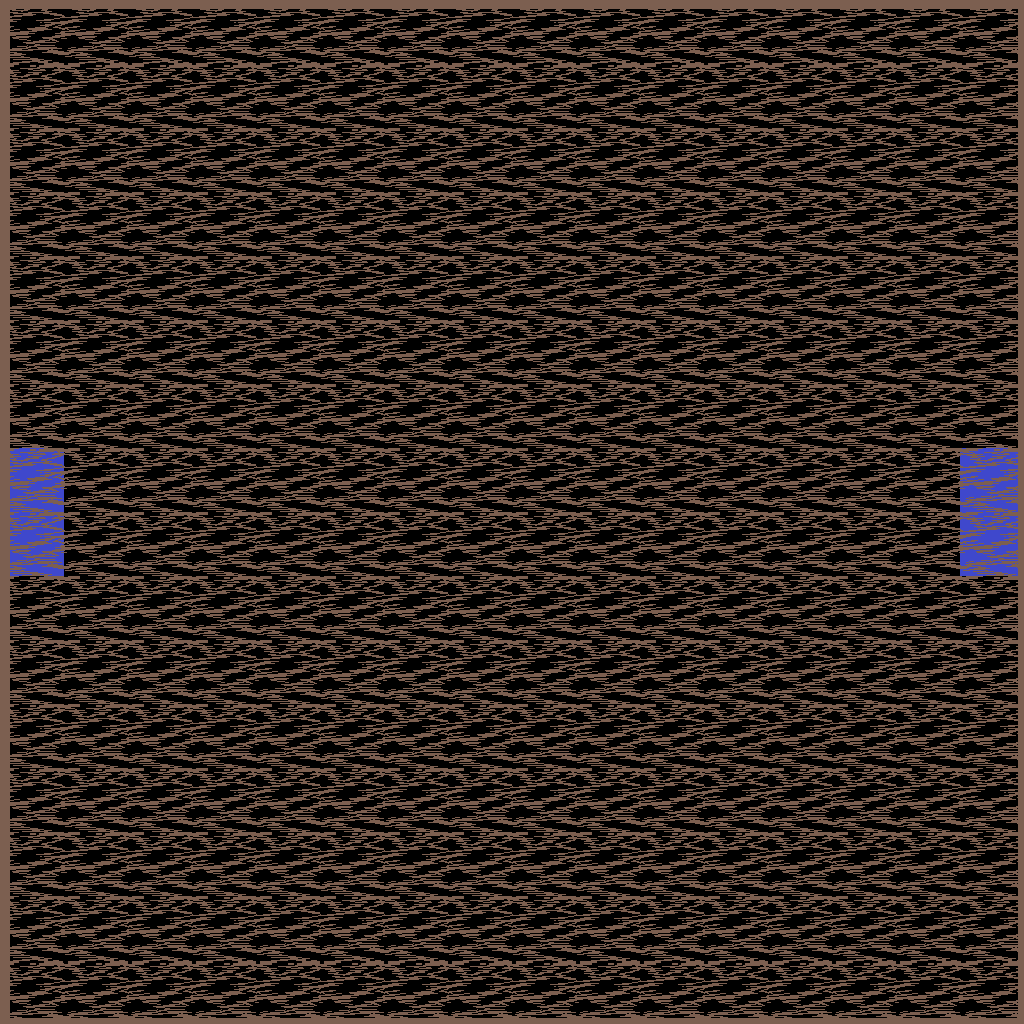

Tiled map render using the project's own tile images. Description and the map definition, with tile-layer contents summarised, below:
An orthogonal 16x16 tile map with 64x64 px tiles, 2 tile layers (Ground, Walls), 2 tilesets and 17 objects (2x NORTH, 2x WEST, 2x SOUTH, 2x EAST).

<map version="1.0" orientation="orthogonal" renderorder="right-down" width="16" height="16" tilewidth="64" tileheight="64">
 <properties>
  <property name="ExitPoints" value="EW" />
 </properties>
 <tileset firstgid="1" name="simpletiles" tilewidth="64" tileheight="64" spacing="1">
  <image source="simpletiles.png" width="130" height="130" />
 </tileset>
 <tileset firstgid="5" name="cavefloor" tilewidth="64" tileheight="64">
  <image source="cavefloor.png" width="196" height="196" />
 </tileset>
 <layer name="Ground" width="16" height="16">
  <data>[256 cells, 201 non-empty, 3 distinct tile ids]</data>
 </layer>
 <layer name="Walls" width="16" height="16">
  <data>[256 cells, 60 non-empty, 8 distinct tile ids]</data>
 </layer>
 <objectgroup name="collisionObjects">
  <object x="0" y="0" width="448" height="64" />
  <object x="995" y="345" height="1" />
  <object x="960" y="64" width="64" height="384" />
  <object x="0" y="64" width="64" height="384" />
  <object x="0" y="576" width="64" height="384" />
  <object x="960" y="576" width="64" height="384" />
  <object x="576" y="0" width="448" height="64" />
  <object x="0" y="960" width="448" height="64" />
  <object x="576" y="960" width="448" height="64" />
 </objectgroup>
 <objectgroup name="portalObjects">
  <object type="NORTH" x="448" y="0" width="128" height="64" />
  <object type="WEST" x="0" y="448" width="64" height="128" />
  <object type="SOUTH" x="448" y="960" width="128" height="64" />
  <object type="EAST" x="960" y="448" width="64" height="128" />
 </objectgroup>
 <objectgroup name="spawnPoints">
  <object type="WEST" x="130" y="514" />
  <object type="EAST" x="880" y="502" width="12" height="17" />
  <object type="SOUTH" x="514" y="935" />
  <object type="NORTH" x="509" y="131" />
 </objectgroup>
</map>
